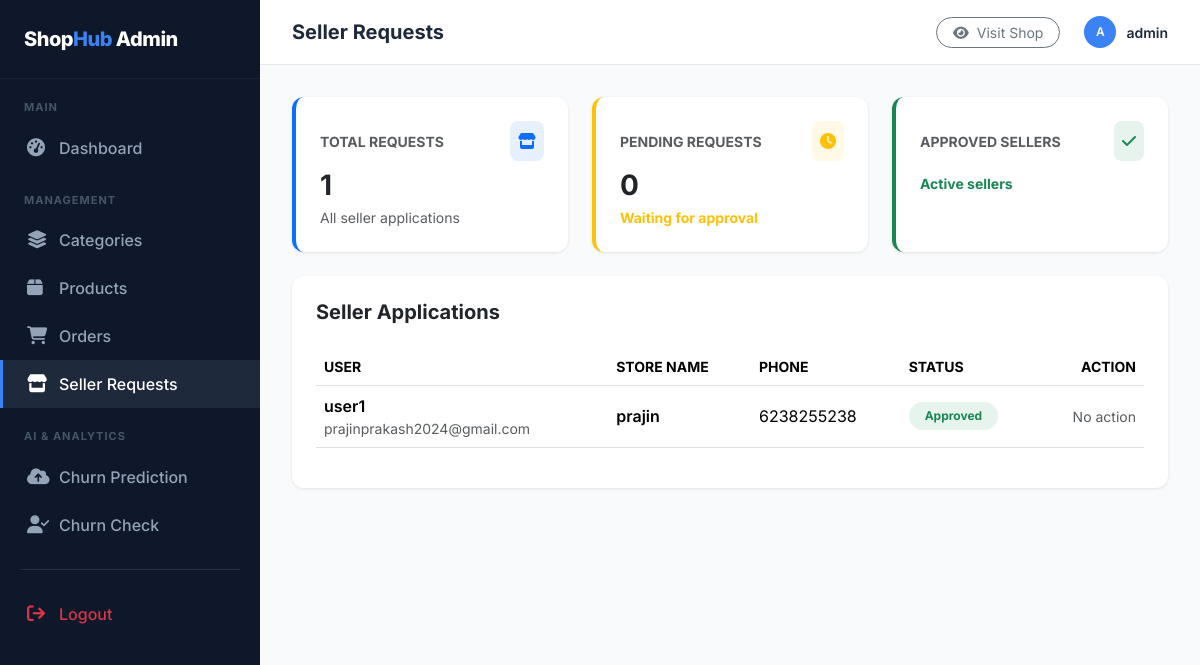
Page /management/seller-requests/ (signed in) on the earlier database version.
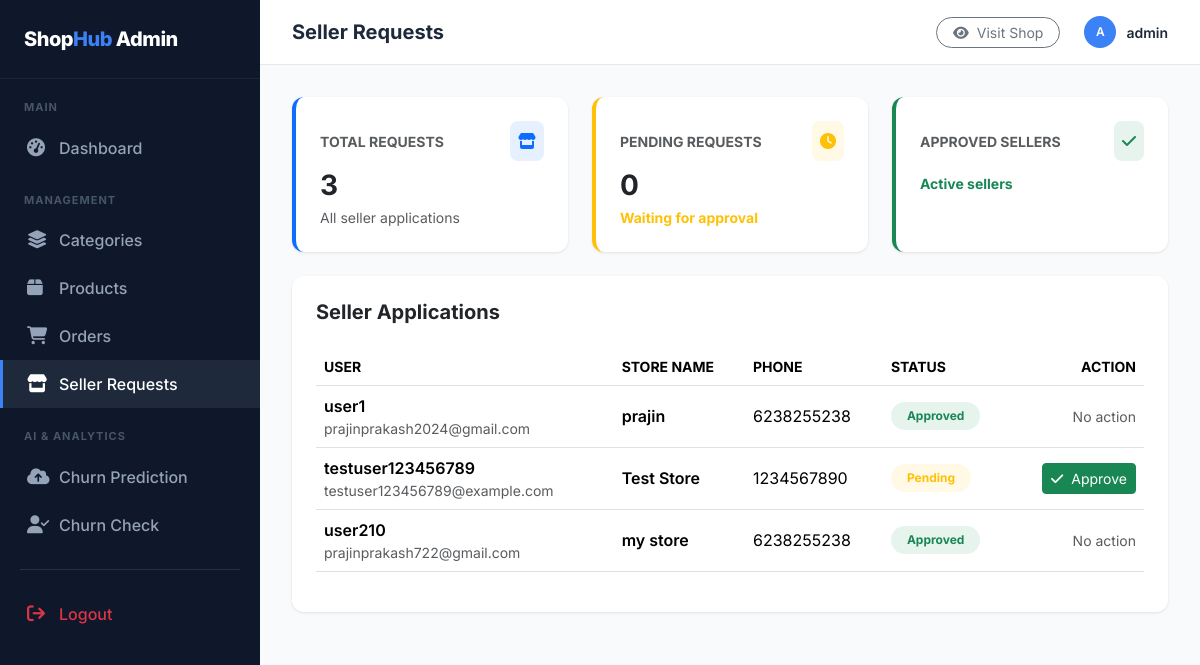
Same page on the later database version.
### products/models.py (models this page shows, shortened)
class SellerRequest(models.Model):
    user = models.OneToOneField(User, on_delete=models.CASCADE)
    store_name = models.CharField(max_length=200)
    phone = models.CharField(max_length=20)
    approved = models.BooleanField(default=False)
    created_at = models.DateTimeField(auto_now_add=True)

### products/admin_views.py (the view)
# urls.py: path("seller-requests/",admin_views.seller_requests,name="seller_requests"),
@staff_member_required(login_url='/accounts/management-login/')
def seller_requests(request):
    sellers = SellerRequest.objects.all()
    return render(request,"admin/seller_requests.html",{
        "sellers":sellers
    })

### products/context_processors.py (called while the page is built)
def categories_processor(request):
    categories = Category.objects.all()
    return {
        'categories': categories
    }

### templates/admin/seller_requests.html (shortened to what this page needs)
{% extends 'admin/base_admin.html' %}
{% block page_title %}Seller Requests{% endblock %}
{% block content %}
<div class="row g-4 mb-4">
    <div class="col-md-4">
        <div class="card p-4 h-100 border-start border-primary border-4">
            <div class="d-flex align-items-center justify-content-between mb-2">
                <span class="text-muted small fw-bold text-uppercase">Total Requests</span>
                <div class="bg-primary bg-opacity-10 text-primary p-2 rounded-3">
                    <i class="fa-solid fa-store"></i>
                </div>
            </div>
            <h3 class="fw-bold mb-1">{{ sellers|length }}</h3>
            <span class="text-muted small">All seller applications</span>
        </div>
    </div>
    <div class="col-md-4">
        <div class="card p-4 h-100 border-start border-warning border-4">
            <div class="d-flex align-items-center justify-content-between mb-2">
                <span class="text-muted small fw-bold text-uppercase">Pending Requests</span>
                <div class="bg-warning bg-opacity-10 text-warning p-2 rounded-3">
                    <i class="fa-solid fa-clock"></i>
                </div>
            </div>
            <h3 class="fw-bold mb-1">
                {{ sellers|dictsort:"is_approved"|length }}
            </h3>
            <span class="text-warning small fw-bold">Waiting for approval</span>
        </div>
    </div>
    <div class="col-md-4">
        <div class="card p-4 h-100 border-start border-success border-4">
            <div class="d-flex align-items-center justify-content-between mb-2">
                <span class="text-muted small fw-bold text-uppercase">Approved Sellers</span>
                <div class="bg-success bg-opacity-10 text-success p-2 rounded-3">
                    <i class="fa-solid fa-check"></i>
                </div>
            </div>
            <span class="text-success small fw-bold">Active sellers</span>
        </div>
    </div>
</div>
<div class="card p-4">
    <div class="d-flex justify-content-between align-items-center mb-4">
        <h5 class="fw-bold mb-0">Seller Applications</h5>
    </div>
    <div class="table-responsive">
        <table class="table table-hover align-middle">
            <thead class="text-muted small text-uppercase">
                <tr>
                    <th>User</th>
                    <th>Store Name</th>
                    <th>Phone</th>
                    <th>Status</th>
                    <th class="text-end">Action</th>
                </tr>
            </thead>
            <tbody>
                {% for seller in sellers %}
                <tr>
                    <td>
                        <div class="fw-semibold">{{ seller.user.username }}</div>
                        <div class="text-muted small">{{ seller.user.email }}</div>
                    </td>
                    <td class="fw-semibold">
                        {{ seller.store_name }}
                    </td>
                    <td>
                        {{ seller.phone }}
                    </td>
                    <td>
                        {% if seller.approved %}
                        <span class="badge bg-success bg-opacity-10 text-success rounded-pill px-3 py-2">
                            Approved
                        </span>
                        {% else %}
                        <span class="badge bg-warning bg-opacity-10 text-warning rounded-pill px-3 py-2">
                            Pending
                        </span>
                        {% endif %}
                    </td>
                    <td class="text-end">
                        {% if not seller.approved %}
                        <a href="{% url 'approve_seller' seller.id %}"
                           class="btn btn-success btn-sm">
                           <i class="fa-solid fa-check me-1"></i> Approve
                        </a>
                        {% else %}
                        <span class="text-muted small">No action</span>
                        {% endif %}
                    </td>
                </tr>
                {% empty %}
                <tr>
                    <td colspan="5" class="text-center py-4 text-muted">
                        No seller requests available
                    </td>
                </tr>
                {% endfor %}
            </tbody>
        </table>
    </div>
</div>
{% endblock %}

### templates/admin/base_admin.html (shortened to what this page needs)
<!DOCTYPE html>
<html lang="en">
<head>
    <link href="https://cdn.jsdelivr.net/npm/bootstrap@5.3.2/dist/css/bootstrap.min.css" rel="stylesheet">
    <link rel="stylesheet" href="https://cdnjs.cloudflare.com/ajax/libs/font-awesome/6.4.2/css/all.min.css">
</head>
<body>
<div class="d-flex">
    <div class="sidebar">
        <div class="sidebar-brand">
            Shop<span>Hub</span> Admin
        </div>
        <div class="nav-section-title">Main</div>
        <a href="{% url 'management_dashboard' %}" class="nav-link {% if request.resolver_match.url_name == 'management_dashboard' %}active{% endif %}">
            <i class="fa-solid fa-gauge-high"></i> Dashboard
        </a>
        <div class="nav-section-title">Management</div>
        <a href="{% url 'manage_categories' %}" class="nav-link {% if 'category' in request.path %}active{% endif %}">
            <i class="fa-solid fa-layer-group"></i> Categories
        </a>
        <a href="{% url 'manage_products' %}" class="nav-link {% if 'product' in request.path %}active{% endif %}">
            <i class="fa-solid fa-box"></i> Products
        </a>
        <a href="{% url 'manage_orders' %}" class="nav-link {% if 'order' in request.path %}active{% endif %}">
            <i class="fa-solid fa-cart-shopping"></i> Orders
        </a>
        <a href="{% url 'seller_requests' %}"
        class="nav-link {% if 'seller-requests' in request.path %}active{% endif %}">
            <i class="fa-solid fa-store"></i> Seller Requests
        </a>
        <div class="nav-section-title">AI & Analytics</div>
        <a href="{% url 'upload' %}" class="nav-link {% if request.resolver_match.url_name == 'upload' %}active{% endif %}">
            <i class="fa-solid fa-cloud-arrow-up"></i> Churn Prediction
        </a>
        <a href="{% url 'auto_predict_user_churn' %}" class="nav-link {% if request.resolver_match.url_name == 'auto_predict_user_churn' %}active{% endif %}">
            <i class="fa-solid fa-user-check"></i> Churn Check
        </a>
        <div style="margin-top: auto; padding-bottom: 20px;">
            <hr style="margin: 20px; opacity: 0.1;">
            <a href="{% url 'logout' %}" class="nav-link text-danger">
                <i class="fa-solid fa-arrow-right-from-bracket"></i> Logout
            </a>
        </div>
    </div>
    <div class="main-content flex-fill">
        <div class="top-navbar">
            <h5 class="mb-0 fw-bold">{% block page_title %}Dashboard{% endblock %}</h5>
            <div class="d-flex align-items-center gap-4">
                <a href="/" class="btn btn-sm btn-outline-secondary rounded-pill px-3" target="_blank">
                    <i class="fa-solid fa-eye me-1"></i> Visit Shop
                </a>
                <div class="user-profile">
                    <div class="user-avatar text-uppercase">{{ request.user.username|slice:":1" }}</div>
                    <span>{{ request.user.username }}</span>
                </div>
            </div>
        </div>
        <div class="page-body">
            {% block content %}{% endblock %}
        </div>
    </div>
</div>
</body>
</html>

### templates/admin/base_admin.html (style rules this page uses)
:root { --sidebar-bg: #0f172a; --sidebar-hover: #1e293b; --primary-blue: #3b82f6; --text-muted: #94a3b8; --bg-light: #f8fafc; }
body { font-family: 'Inter', sans-serif; background-color: var(--bg-light); color: #1e293b; overflow-x: hidden; }
.sidebar { width: 260px; min-height: 100vh; background-color: var(--sidebar-bg); color: white; position: fixed; transition: all 0.3s; z-index: 1000; }
.sidebar-brand { padding: 24px; font-weight: 800; font-size: 20px; letter-spacing: -0.5px; border-bottom: 1px solid rgba(255, 255, 255, 0.05); }
.sidebar-brand span { color: var(--primary-blue); }
.nav-link { padding: 12px 24px; color: var(--text-muted); font-weight: 500; display: flex; align-items: center; gap: 12px; transition: all 0.2s; border-left: 3px solid transparent; }
.nav-link i { width: 20px; font-size: 18px; }
.nav-link:hover, .nav-link.active { background-color: var(--sidebar-hover); color: white; border-left-color: var(--primary-blue); }
.nav-section-title { padding: 20px 24px 8px; font-size: 11px; text-transform: uppercase; letter-spacing: 1px; color: #475569; font-weight: 700; }
.main-content { margin-left: 260px; min-height: 100vh; display: flex; flex-direction: column; }
.top-navbar { background: white; padding: 16px 32px; border-bottom: 1px solid #e2e8f0; display: flex; justify-content: space-between; align-items: center; position: sticky; top: 0; z-index: 999; }
.user-profile { display: flex; align-items: center; gap: 10px; font-weight: 600; font-size: 14px; }
.user-avatar { width: 32px; height: 32px; background: var(--primary-blue); color: white; border-radius: 50%; display: flex; align-items: center; justify-content: center; font-size: 12px; }
.page-body { padding: 32px; flex: 1; }
.card { border: none; border-radius: 12px; box-shadow: 0 1px 3px rgba(0,0,0,0.1); }

Differences in the rows shown:
added SellerRequest: user.username "testuser123456789", user.email "testuser123456789@example.com", store_name "Test Store", phone "1234567890", approved "Pending"
added SellerRequest: user.username "user210", user.email "prajinprakash722@gmail.com", store_name "my store", phone "6238255238", approved "Approved"
Other differences:
{{ sellers|length }}: "1" → "3"
